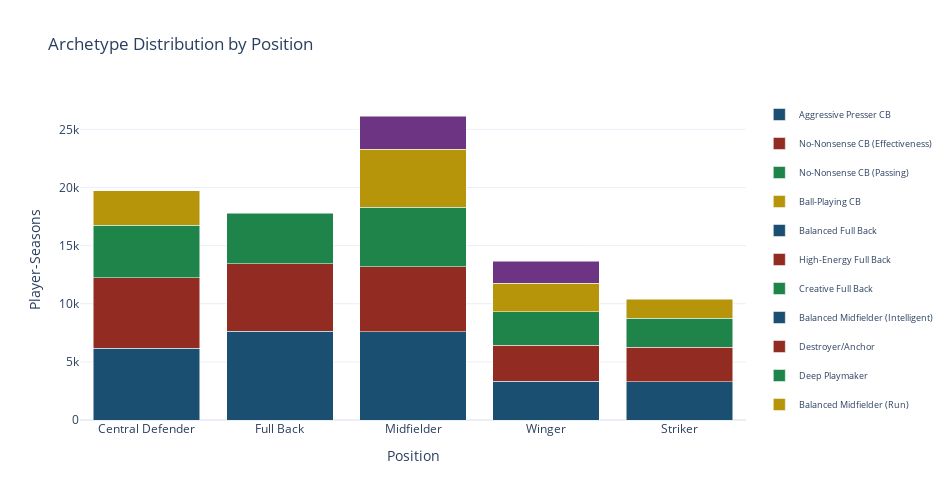

Write notebook code for a chart like this one.
### Code cell
# Archetype distribution — interactive pie with position buttons

fig = go.Figure()

for pos_idx, pos in enumerate(POSITIONS):
    pos_archs = summary[summary["position"] == pos].sort_values("n_players", ascending=False)
    visible = (pos_idx == 0)

    fig.add_trace(go.Pie(
        labels=pos_archs["archetype"].values,
        values=pos_archs["n_players"].values,
        marker=dict(colors=ARCHETYPE_COLORS[:len(pos_archs)]),
        name=pos,
        visible=visible,
        textinfo='label+percent',
        textposition='auto',
        textfont=dict(size=12),
        hovertemplate='%{label}: %{value:,} players (%{percent})<extra>' + pos + '</extra>',
        hole=0.35,
    ))

buttons = []
for pos_idx, pos in enumerate(POSITIONS):
    visibility = [i == pos_idx for i in range(len(POSITIONS))]
    buttons.append(dict(
        label=pos,
        method='update',
        args=[{'visible': visibility},
              {'title': dict(text=f'Archetype Distribution — {pos}', font=dict(size=18))}],
    ))

fig.update_layout(
    updatemenus=[dict(
        type='buttons', direction='right',
        x=0.5, xanchor='center', y=1.18,
        buttons=buttons,
        showactive=True,
        bgcolor='#E8E8E8', bordercolor='#888',
        font=dict(size=12),
        active=0,
    )],
    height=550, width=700,
    template='plotly_white',
    title=dict(text=f'Archetype Distribution — {POSITIONS[0]}', font=dict(size=18)),
    legend=dict(font=dict(size=11)),
    margin=dict(t=100),
)
fig.show()

### Figure 1 — Plotly figure (JSON) as saved in the notebook; plotly's stock layout.template omitted (floating-point values rounded to 4 significant figures)
{"data": [{"hovertemplate": "Aggressive Presser CB: 6,176<extra></extra>", "legendgroup": "Aggressive Presser CB", "marker": {"color": "#1B4F72"}, "name": "Aggressive Presser CB", "showlegend": true, "type": "bar", "x": ["Central Defender"], "y": [6176]}, {"hovertemplate": "No-Nonsense CB (Effectiveness): 6,057<extra></extra>", "legendgroup": "No-Nonsense CB (Effectiveness)", "marker": {"color": "#922B21"}, "name": "No-Nonsense CB (Effectiveness)", "showlegend": true, "type": "bar", "x": ["Central Defender"], "y": [6057]}, {"hovertemplate": "No-Nonsense CB (Passing): 4,531<extra></extra>", "legendgroup": "No-Nonsense CB (Passing)", "marker": {"color": "#1E8449"}, "name": "No-Nonsense CB (Passing)", "showlegend": true, "type": "bar", "x": ["Central Defender"], "y": [4531]}, {"hovertemplate": "Ball-Playing CB: 2,975<extra></extra>", "legendgroup": "Ball-Playing CB", "marker": {"color": "#B7950B"}, "name": "Ball-Playing CB", "showlegend": true, "type": "bar", "x": ["Central Defender"], "y": [2975]}, {"hovertemplate": "Balanced Full Back: 7,643<extra></extra>", "legendgroup": "Balanced Full Back", "marker": {"color": "#1B4F72"}, "name": "Balanced Full Back", "showlegend": true, "type": "bar", "x": ["Full Back"], "y": [7643]}, {"hovertemplate": "High-Energy Full Back: 5,799<extra></extra>", "legendgroup": "High-Energy Full Back", "marker": {"color": "#922B21"}, "name": "High-Energy Full Back", "showlegend": true, "type": "bar", "x": ["Full Back"], "y": [5799]}, {"hovertemplate": "Creative Full Back: 4,322<extra></extra>", "legendgroup": "Creative Full Back", "marker": {"color": "#1E8449"}, "name": "Creative Full Back", "showlegend": true, "type": "bar", "x": ["Full Back"], "y": [4322]}, {"hovertemplate": "Balanced Midfielder (Intelligent): 7,589<extra></extra>", "legendgroup": "Balanced Midfielder (Intelligent)", "marker": {"color": "#1B4F72"}, "name": "Balanced Midfielder (Intelligent)", "showlegend": true, "type": "bar", "x": ["Midfielder"], "y": [7589]}, {"hovertemplate": "Destroyer/Anchor: 5,601<extra></extra>", "legendgroup": "Destroyer/Anchor", "marker": {"color": "#922B21"}, "name": "Destroyer/Anchor", "showlegend": true, "type": "bar", "x": ["Midfielder"], "y": [5601]}, {"hovertemplate": "Deep Playmaker: 5,115<extra></extra>", "legendgroup": "Deep Playmaker", "marker": {"color": "#1E8449"}, "name": "Deep Playmaker", "showlegend": true, "type": "bar", "x": ["Midfielder"], "y": [5115]}, {"hovertemplate": "Balanced Midfielder (Run): 4,999<extra></extra>", "legendgroup": "Balanced Midfielder (Run)", "marker": {"color": "#B7950B"}, "name": "Balanced Midfielder (Run)", "showlegend": true, "type": "bar", "x": ["Midfielder"], "y": [4999]}, {"hovertemplate": "Goal-Threat Midfielder: 2,844<extra></extra>", "legendgroup": "Goal-Threat Midfielder", "marker": {"color": "#6C3483"}, "name": "Goal-Threat Midfielder", "showlegend": true, "type": "bar", "x": ["Midfielder"], "y": [2844]}, {"hovertemplate": "Versatile Winger (Defensive): 3,324<extra></extra>", "legendgroup": "Versatile Winger (Defensive)", "marker": {"color": "#1B4F72"}, "name": "Versatile Winger (Defensive)", "showlegend": true, "type": "bar", "x": ["Winger"], "y": [3324]}, {"hovertemplate": "Pressing Winger: 3,095<extra></extra>", "legendgroup": "Pressing Winger", "marker": {"color": "#922B21"}, "name": "Pressing Winger", "showlegend": true, "type": "bar", "x": ["Winger"], "y": [3095]}, {"hovertemplate": "Versatile Winger (Progression): 2,881<extra></extra>", "legendgroup": "Versatile Winger (Progression)", "marker": {"color": "#1E8449"}, "name": "Versatile Winger (Progression)", "showlegend": true, "type": "bar", "x": ["Winger"], "y": [2881]}, {"hovertemplate": "Inside Forward: 2,472<extra></extra>", "legendgroup": "Inside Forward", "marker": {"color": "#B7950B"}, "name": "Inside Forward", "showlegend": true, "type": "bar", "x": ["Winger"], "y": [2472]}, {"hovertemplate": "Creative Winger: 1,863<extra></extra>", "legendgroup": "Creative Winger", "marker": {"color": "#6C3483"}, "name": "Creative Winger", "showlegend": true, "type": "bar", "x": ["Winger"], "y": [1863]}, {"hovertemplate": "Complete Forward (Finishing): 3,305<extra></extra>", "legendgroup": "Complete Forward (Finishing)", "marker": {"color": "#1B4F72"}, "name": "Complete Forward (Finishing)", "showlegend": true, "type": "bar", "x": ["Striker"], "y": [3305]}, {"hovertemplate": "Complete Forward (Defensive): 2,939<extra></extra>", "legendgroup": "Complete Forward (Defensive)", "marker": {"color": "#922B21"}, "name": "Complete Forward (Defensive)", "showlegend": true, "type": "bar", "x": ["Striker"], "y": [2939]}, {"hovertemplate": "Clinical Finisher: 2,518<extra></extra>", "legendgroup": "Clinical Finisher", "marker": {"color": "#1E8449"}, "name": "Clinical Finisher", "showlegend": true, "type": "bar", "x": ["Striker"], "y": [2518]}, {"hovertemplate": "Playmaking Striker: 1,644<extra></extra>", "legendgroup": "Playmaking Striker", "marker": {"color": "#B7950B"}, "name": "Playmaking Striker", "showlegend": true, "type": "bar", "x": ["Striker"], "y": [1644]}], "layout": {"barmode": "stack", "height": 500, "legend": {"font": {"size": 9}, "x": 1.02, "y": 1}, "title": {"text": "Archetype Distribution by Position"}, "width": 950, "xaxis": {"title": {"text": "Position"}}, "yaxis": {"title": {"text": "Player-Seasons"}}}}
